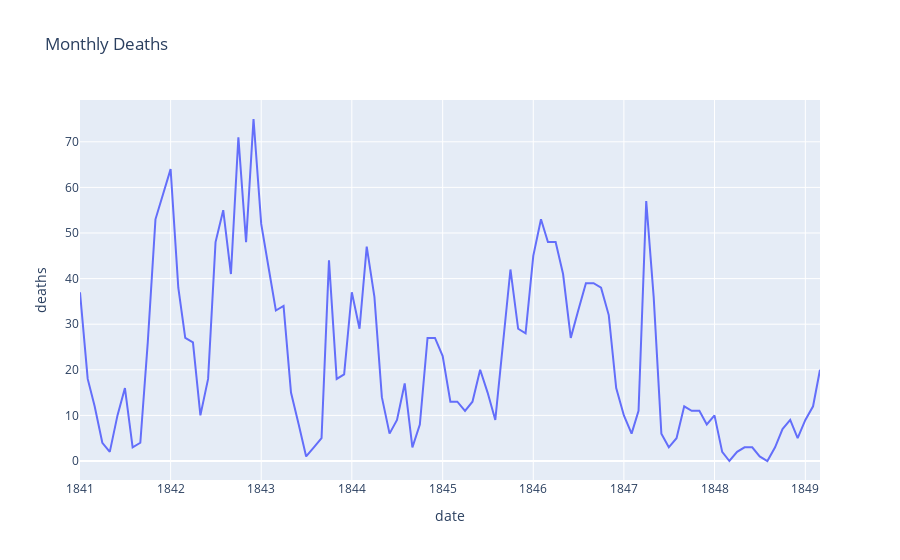

The code cell stored with this chart in its notebook:
### Markdown cell above
### Highlighting Subsections of a Line Chart

**Challenge**: Copy-paste and then modify the Matplotlib chart from before to plot the monthly death rates (instead of the total number of births and deaths). The chart should look something like this:

<img src=https://i.imgur.com/X6TQe0R.png width=500>

* Add 3 seperate lines to the plot: the death rate before handwashing, after handwashing, and the 6-month moving average before handwashing.
* Show the monthly death rate before handwashing as a thin dashed black line. 
* Show the moving average as a thicker, crimon line.
* Show the rate after handwashing as a skyblue line with round markers. 
* Look at the [code snippet in the documentation to see how you can add a legend](https://matplotlib.org/3.1.1/api/_as_gen/matplotlib.pyplot.legend.html) to the chart.

### Code cell
line = px.line(df_monthly, x=df_monthly.index, y='deaths', title="Monthly Deaths")
line.show()

### Figure 1 — Plotly figure (JSON) as saved in the notebook; plotly's stock layout.template omitted (floating-point values rounded to 4 significant figures)
{"data": [{"hovertemplate": "date=%{x}<br>deaths=%{y}<extra></extra>", "legendgroup": "", "line": {"color": "#636efa", "dash": "solid"}, "marker": {"symbol": "circle"}, "mode": "lines", "name": "", "orientation": "v", "showlegend": false, "type": "scatter", "x": ["1841-01-01T00:00:00", "1841-02-01T00:00:00", "1841-03-01T00:00:00", "1841-04-01T00:00:00", "1841-05-01T00:00:00", "1841-06-01T00:00:00", "1841-07-01T00:00:00", "1841-08-01T00:00:00", "1841-09-01T00:00:00", "1841-10-01T00:00:00", "1841-11-01T00:00:00", "1842-01-01T00:00:00", "1842-02-01T00:00:00", "1842-03-01T00:00:00", "1842-04-01T00:00:00", "1842-05-01T00:00:00", "1842-06-01T00:00:00", "1842-07-01T00:00:00", "1842-08-01T00:00:00", "1842-09-01T00:00:00", "1842-10-01T00:00:00", "1842-11-01T00:00:00", "1842-12-01T00:00:00", "1843-01-01T00:00:00", "1843-02-01T00:00:00", "1843-03-01T00:00:00", "1843-04-01T00:00:00", "1843-05-01T00:00:00", "1843-06-01T00:00:00", "1843-07-01T00:00:00", "1843-08-01T00:00:00", "1843-09-01T00:00:00", "1843-10-01T00:00:00", "1843-11-01T00:00:00", "1843-12-01T00:00:00", "1844-01-01T00:00:00", "1844-02-01T00:00:00", "1844-03-01T00:00:00", "1844-04-01T00:00:00", "1844-05-01T00:00:00", "1844-06-01T00:00:00", "1844-07-01T00:00:00", "1844-08-01T00:00:00", "1844-09-01T00:00:00", "1844-10-01T00:00:00", "1844-11-01T00:00:00", "1844-12-01T00:00:00", "1845-01-01T00:00:00", "1845-02-01T00:00:00", "1845-03-01T00:00:00", "1845-04-01T00:00:00", "1845-05-01T00:00:00", "1845-06-01T00:00:00", "1845-07-01T00:00:00", "1845-08-01T00:00:00", "1845-09-01T00:00:00", "1845-10-01T00:00:00", "1845-11-01T00:00:00", "1845-12-01T00:00:00", "1846-01-01T00:00:00", "1846-02-01T00:00:00", "1846-03-01T00:00:00", "1846-04-01T00:00:00", "1846-05-01T00:00:00", "1846-06-01T00:00:00", "1846-07-01T00:00:00", "1846-08-01T00:00:00", "1846-09-01T00:00:00", "1846-10-01T00:00:00", "1846-11-01T00:00:00", "1846-12-01T00:00:00", "1847-01-01T00:00:00", "1847-02-01T00:00:00", "1847-03-01T00:00:00", "1847-04-01T00:00:00", "1847-05-01T00:00:00", "1847-06-01T00:00:00", "1847-07-01T00:00:00", "1847-08-01T00:00:00", "1847-09-01T00:00:00", "1847-10-01T00:00:00", "1847-11-01T00:00:00", "1847-12-01T00:00:00", "1848-01-01T00:00:00", "1848-02-01T00:00:00", "1848-03-01T00:00:00", "1848-04-01T00:00:00", "1848-05-01T00:00:00", "1848-06-01T00:00:00", "1848-07-01T00:00:00", "1848-08-01T00:00:00", "1848-09-01T00:00:00", "1848-10-01T00:00:00", "1848-11-01T00:00:00", "1848-12-01T00:00:00", "1849-01-01T00:00:00", "1849-02-01T00:00:00", "1849-03-01T00:00:00"], "xaxis": "x", "y": [37, 18, 12, 4, 2, 10, 16, 3, 4, 26, 53, 64, 38, 27, 26, 10, 18, 48, 55, 41, 71, 48, 75, 52, 42, 33, 34, 15, 8, 1, 3, 5, 44, 18, 19, 37, 29, 47, 36, 14, 6, 9, 17, 3, 8, 27, 27, 23, 13, 13, 11, 13, 20, 15, 9, 25, 42, 29, 28, 45, 53, 48, 48, 41, 27, 33, 39, 39, 38, 32, 16, 10, 6, 11, 57, 36, 6, 3, 5, 12, 11, 11, 8, 10, 2, 0, 2, 3, 3, 1, 0, 3, 7, 9, 5, 9, 12, 20], "yaxis": "y"}], "layout": {"legend": {"tracegroupgap": 0}, "title": {"text": "Monthly Deaths"}, "xaxis": {"anchor": "y", "domain": [0, 1], "title": {"text": "date"}}, "yaxis": {"anchor": "x", "domain": [0, 1], "title": {"text": "deaths"}}}}
